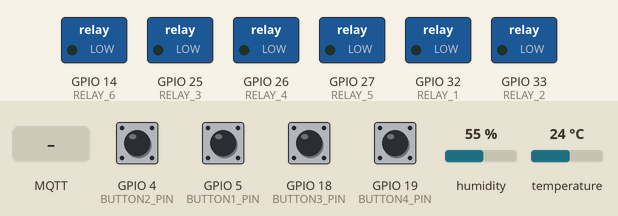
Simulated run of this sketch. Board: ESP32. Shown: switched loads named in the sketch (green lamp = pin HIGH). The inputs (shaded band) are chosen by the test bench; at power-on: GPIO 4 (BUTTON2_PIN), GPIO 5 (BUTTON1_PIN), GPIO 18 (BUTTON3_PIN), GPIO 19 (BUTTON4_PIN) HIGH, humidity 55 %, temperature 24 °C. WiFi joins after 1.5 s; servers stay silent unless stated; random numbers use the default seed unless the sketch sets one; no MQTT or app messages arrive unless stated; what the sketch prints to the serial monitor is not drawn.

Above: at 3.7 s.
3.8 s: MQTT message "esp32-01/relay1" arrives on the first subscribed topic
At 4.1 s:
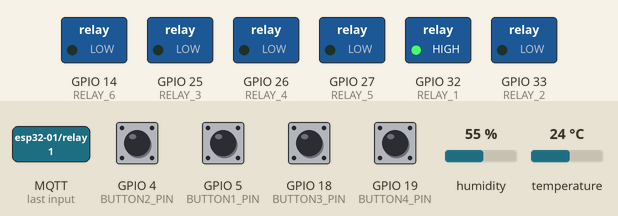
5.3 s: MQTT message "esp32-01/relay1" arrives on the second subscribed topic
At 6.5 s:
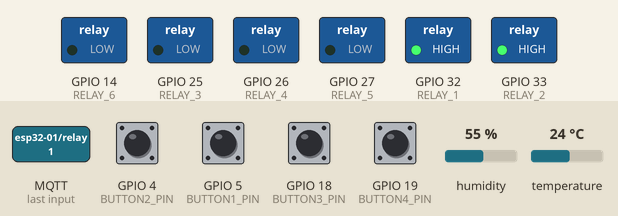
6.8 s: MQTT message "1" arrives on the first subscribed topic
At 7.6 s:
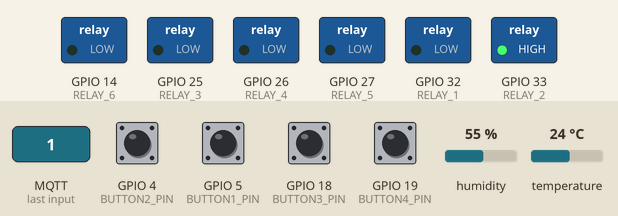
8.3 s: MQTT message "esp32-01/relay1" arrives on the third subscribed topic
At 8.7 s:
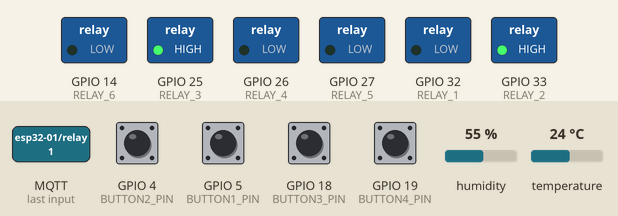
9.8 s: MQTT message "esp32-01/relay2" arrives on the first subscribed topic
At 11.0 s:
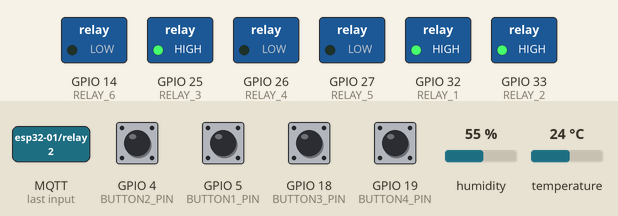
11.3 s: MQTT message "1" arrives on the second subscribed topic
At 12.2 s:
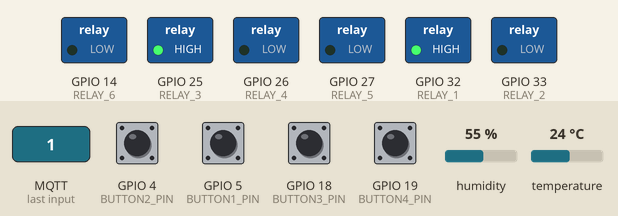
Timing chart, 0 to 13.8 s (numbered marks = the images above; inputs shaded):
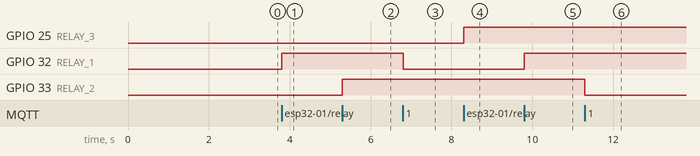

Measured:
- after the input at 3.8 s, GPIO 32 (RELAY_1): LOW → HIGH at once
- after the input at 5.3 s, GPIO 33 (RELAY_2): LOW → HIGH at once
- after the input at 6.8 s, GPIO 32 (RELAY_1): HIGH → LOW at once
- after the input at 8.3 s, GPIO 25 (RELAY_3): LOW → HIGH at once
- after the input at 9.8 s, GPIO 32 (RELAY_1): LOW → HIGH at once
- after the input at 11.3 s, GPIO 33 (RELAY_2): HIGH → LOW at once

The sketch:

esp32-01.ino
```cpp
#include <WiFi.h>
#include <PubSubClient.h>
#include <EasyButton.h>
#include "DHT.h"

#define BUTTON1_PIN 5
EasyButton button1(BUTTON1_PIN);
#define BUTTON2_PIN 4
EasyButton button2(BUTTON2_PIN);
#define BUTTON3_PIN 18
EasyButton button3(BUTTON3_PIN);
#define BUTTON4_PIN 19
EasyButton button4(BUTTON4_PIN);
/*
 * ESP32-01 - Hinten
 *
 * 6 Relays
 *    MQTT Topic: "esp32-01/relay1,2,3,4,5"
 *    GPIO PINS: 32,33,25,26,27,14
 *
 * 4 Buttons
 *    MQTT Topic: "esp32-01/button1,2"
 *    GPIO Pins: 5,4,18,19
 *
 * 1 DHT22
 *    MQTT Topic: "esp32-01/temp", "esp32-01/hum"
 *
 * IP: xxx.xxx.x.xxx
 *
 */

// Update these with values suitable for your network.
const char* ssid = "ale-bus";
const char* password = "sitzebimpisse";
const char* mqtt_server = "192.168.8.112";

WiFiClient wifiClient;
PubSubClient client(wifiClient);
long lastMsg = 0;
char msg[50];
int value = 0;

// GPIOs
const int RELAY_1 = 32;
const int RELAY_2 = 33;
const int RELAY_3 = 25;
const int RELAY_4 = 26;
const int RELAY_5 = 27;
const int RELAY_6 = 14;

int button1_status;
int button2_status;
int button3_status;
int button4_status;

const int dht22 = 2;
DHT dht(dht22,DHT22);

void setup_wifi() {
    delay(10);
    // We start by connecting to a WiFi network
    Serial.println();
    Serial.print("Connecting to ");
    Serial.println(ssid);
    WiFi.begin(ssid, password);
    while (WiFi.status() != WL_CONNECTED) {
      delay(500);
      Serial.print(".");
    }
    randomSeed(micros());
    Serial.println("");
    Serial.println("WiFi connected");
    Serial.println("IP address: ");
    Serial.println(WiFi.localIP());
}

void reconnect() {
  // Loop until we're reconnected
  while (!client.connected()) {
    Serial.print("Attempting MQTT connection...");
    // Create a client ID
    String clientId = "esp32-01";
    clientId += String(random(0xffff), HEX);
    // Attempt to connect
    if (client.connect(clientId.c_str(),"esp32-01/status",0,1,"offline")) {
      Serial.println("connected");

      // ... and resubscribe
      client.subscribe("esp32-01/relay1");
      client.subscribe("esp32-01/relay2");
      client.subscribe("esp32-01/relay3");
      client.subscribe("esp32-01/relay4");
      client.subscribe("esp32-01/relay5");
      client.subscribe("esp32-01/relay6");

      client.subscribe("esp32-01/button1");
      client.subscribe("esp32-01/button2");
      client.subscribe("esp32-01/button3");
      client.subscribe("esp32-01/button4");
      delay(1000);
      //Once connected, publish an announcement...
      client.publish("esp32-01/status", "online", true);
    } else {
      Serial.print("failed, rc=");
      Serial.print(client.state());
      Serial.println(" try again in 5 seconds");
      // Wait 5 seconds before retrying
    }
  }
}

void callback(char* topic, byte *payload, unsigned int length) {
    String topicS(topic);

    //alive message
    //client.publish("esp32-01/status", "connected");

    if(topicS == "esp32-01/relay1") {
      Serial.println("-------Relay 1-----");

      if ((char)payload[0] == '1') {
        digitalWrite(RELAY_1, LOW);
        Serial.println("on");
      }
      else {
        digitalWrite(RELAY_1, HIGH);
        Serial.println("off");
      }
    }

    if(topicS == "esp32-01/relay2") {
      Serial.println("-------Relay 2-----");

      if ((char)payload[0] == '1') {
        digitalWrite(RELAY_2, LOW);
        Serial.println("on");
      }
      else {
        digitalWrite(RELAY_2, HIGH);
        Serial.println("off");
      }
    }

    if(topicS == "esp32-01/relay3") {
      Serial.println("-------Relay 3-----");

      if ((char)payload[0] == '1') {
        digitalWrite(RELAY_3, LOW);
        Serial.println("on");
      }
      else {
        digitalWrite(RELAY_3, HIGH);
        Serial.println("off");
      }
    }

    if(topicS == "esp32-01/relay4") {
      Serial.println("-------Relay 4-----");

      if ((char)payload[0] == '1') {
        digitalWrite(RELAY_4, LOW);
        Serial.println("on");
      }
      else {
        digitalWrite(RELAY_4, HIGH);
        Serial.println("off");
      }
    }

    if(topicS == "esp32-01/relay5") {
      Serial.println("-------Relay 5-----");

      if ((char)payload[0] == '1') {
        digitalWrite(RELAY_5, LOW);
        Serial.println("on");
      }
      else {
        digitalWrite(RELAY_5, HIGH);
        Serial.println("off");
      }
    }

    if(topicS == "esp32-01/relay6") {
      Serial.println("-------Relay 6-----");

      if ((char)payload[0] == '1') {
        digitalWrite(RELAY_6, LOW);
        Serial.println("on");
      }
      else {
        digitalWrite(RELAY_6, HIGH);
        Serial.println("off");
      }
    }

    //Buttons

    if(topicS == "esp32-01/button1") {
      if ((char)payload[0] == '1') {
        button1_status = 1;
      }
      else {
        button1_status = 0;
      }
    }

    if(topicS == "esp32-01/button2") {
      if ((char)payload[0] == '1') {
        button2_status = 1;
      }
      else {
        button2_status = 0;
      }
    }

    if(topicS == "esp32-01/button3") {
      if ((char)payload[0] == '1') {
        button3_status = 1;
      }
      else {
        button3_status = 0;
      }
    }

    if(topicS == "esp32-01/button4") {
      if ((char)payload[0] == '1') {
        button4_status = 1;
      }
      else {
        button4_status = 0;
      }
    }

}

// Callback function to be called when the button is pressed.
void on1Pressed() {
  if(button1_status == 0) {
    client.publish("esp32-01/button1", "1");
  }
  if(button1_status == 1) {
    client.publish("esp32-01/button1", "0");
  }
  Serial.println("Button 1 pressed" + button1_status);
  delay(500);
}
void on2Pressed() {
  if(button2_status == 0) {
    client.publish("esp32-01/button2", "1");
  }
  if(button2_status == 1) {
    client.publish("esp32-01/button2", "0");
  }
  Serial.println("Button 2 pressed" + button2_status);
  delay(500);
}
void on3Pressed() {
  if(button3_status == 0) {
    client.publish("esp32-01/button3", "1");
  }
  if(button3_status == 1) {
    client.publish("esp32-03/button3", "0");
  }
  Serial.println("Button 3 pressed" + button3_status);
  delay(500);
}
void on4Pressed() {
  if(button4_status == 0) {
    client.publish("esp32-04/button4", "1");
  }
  if(button4_status == 1) {
    client.publish("esp32-04/button4", "0");
  }
  Serial.println("Button 4 pressed" + button4_status);
  delay(500);
}


void setup() {
  Serial.begin(115200);

  dht.begin();

  // Initialize buttons.
  button1.begin();
  button2.begin();
  button3.begin();
  button4.begin();

  // Add the callback function to be called when the button is pressed.
  button1.onPressed(on1Pressed);
  button2.onPressed(on2Pressed);
  button3.onPressed(on3Pressed);
  button4.onPressed(on4Pressed);

  pinMode(RELAY_1,OUTPUT);
  pinMode(RELAY_2,OUTPUT);
  pinMode(RELAY_3,OUTPUT);
  pinMode(RELAY_4,OUTPUT);
  pinMode(RELAY_5,OUTPUT);
  pinMode(RELAY_6,OUTPUT);

  Serial.setTimeout(500);// Set time out for
  setup_wifi();
  client.setServer(mqtt_server, 1883);
  client.setCallback(callback);
  reconnect();
}


void loop() {
   client.loop();

    button1.read();
    button2.read();
    button3.read();
    button4.read();

    long now = millis();
    // If last time is longer than xx Seconds
    if (now - lastMsg > 5000) {
      lastMsg = now;

      //Read Temp + Hum
      float tempDHT22 = dht.readTemperature();
      float humDHT22 = dht.readHumidity();

      // Convert the Temperature to a char array and publish it
      char temp1String[8];
      dtostrf(tempDHT22, 1, 2, temp1String);
      Serial.print("Temperature: ");
      Serial.println(temp1String);
      client.publish("esp32-01/temp", temp1String);

      // Convert Humidity value to a char array and publish it
      char temp2String[8];
      dtostrf(humDHT22, 1, 2, temp2String);
      Serial.print("Humidity: ");
      Serial.println(temp2String);
      client.publish("esp32-01/hum", temp2String);
    }
 }
```
